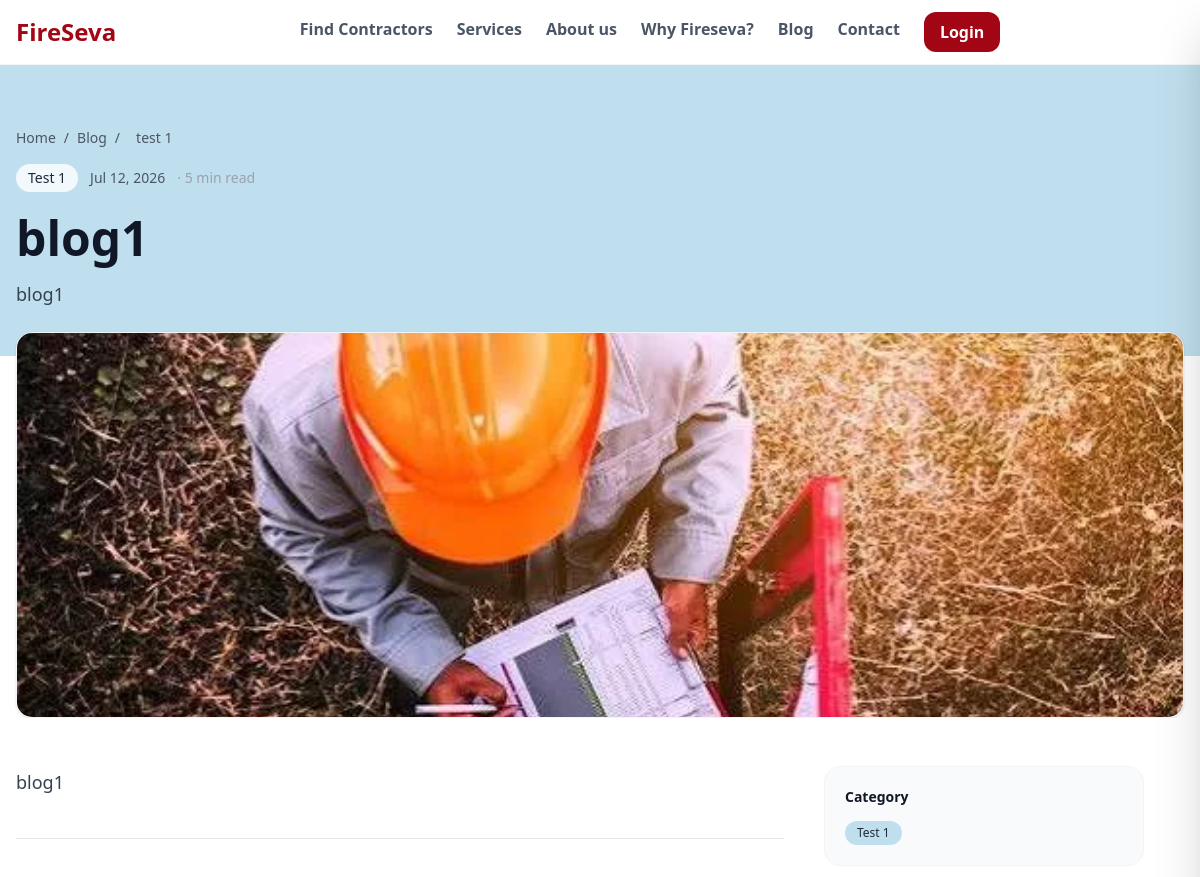
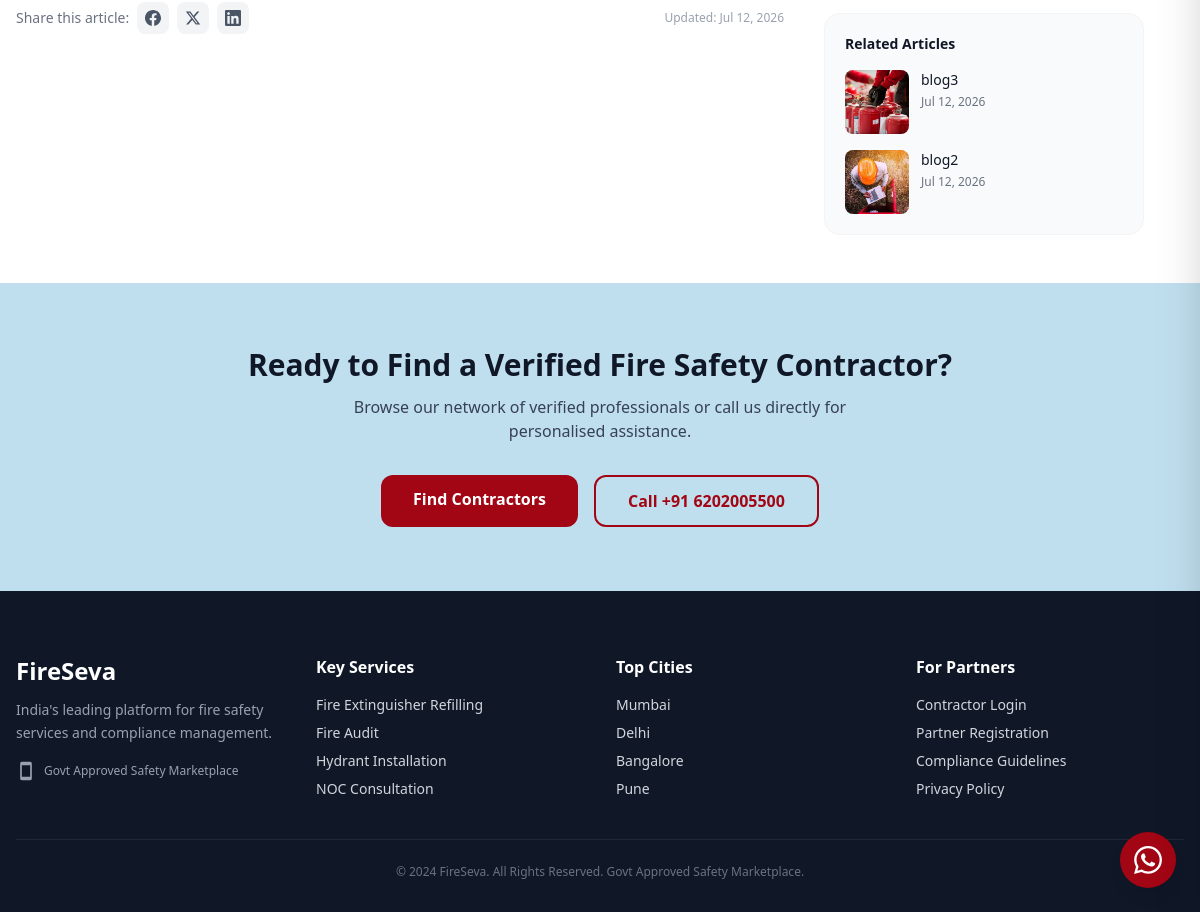
The page /blog/blog1/ on the database its author committed (2 pictures, top to bottom).
### app/models.py (models this page shows, shortened)
class Blog(models.Model):
    title = models.CharField(max_length=200)
    slug = models.SlugField(unique=True, blank=True)
    content = CKEditor5Field("Content", config_name="default")
    category = models.ForeignKey(
        "Blogcategory",
        on_delete=models.SET_NULL,
        null=True,
        blank=True,
        related_name="blogs"
    )
    meta_title = models.CharField(max_length=70, blank=True, help_text="SEO title (max 70 chars)")
    meta_description = models.CharField(max_length=160, blank=True, help_text="SEO description (max 160 chars)")
    excerpt = models.TextField(blank=True)
    image = models.ImageField(
        upload_to="blog_images/",
        validators=[
            FileExtensionValidator(
                allowed_extensions=["jpg", "jpeg", "png", "webp"]
            )
        ],
        blank=True,
        null=True,
    )
    created_at = models.DateTimeField(auto_now_add=True)
    updated_at = models.DateTimeField(auto_now=True)
    is_featured = models.BooleanField(default=False)

class Blogcategory(models.Model):
    name = models.CharField(max_length =100)
    slug = models.SlugField(unique = True, blank =True)
    def __str__(self):
        return self.name

### app/views.py (the view)
# urls.py: path('blog/<slug:blog_slug>/', blog_detail, name='blog_detail'),
def blog_detail(request, blog_slug):
    blog = get_object_or_404(Blog, slug = blog_slug)
    ip = get_client_ip(request)
    BlogView.objects.get_or_create(
        blog=blog,
        ip_address=ip
    )
    related = Blog.objects.none()
    if blog.category:
        related = (
        Blog.objects
        .filter(category=blog.category)
        .exclude(slug=blog_slug)
        .order_by('?')[:3]
        )
    return render(request, 'pages/blog_detail.html', {'blog': blog, 'related':related})

### app/views.py (called while the page is built)
def get_client_ip(request):
    x_forwarded_for = request.META.get('HTTP_X_FORWARDED_FOR')
    if x_forwarded_for:
        ip = x_forwarded_for.split(',')[0]
    else:
        ip = request.META.get('REMOTE_ADDR')
    return ip

### templates/pages/blog_detail.html (shortened to what this page needs)
{% extends "layout.html" %}
{% load static %}
{% block extra_css %}
<link rel="stylesheet" href="{% static 'blog.css' %}">
{% endblock %}
{% block content %}
<section class="pt-28 pb-12" style="background-color: #C0DFEE;">
    <div class="max-w-7xl mx-auto px-4">
        <nav aria-label="Breadcrumb" class="py-4">
        <ol class="flex items-center gap-2 text-sm text-gray-600">
        <li>
            <a href="{% url 'home' %}" class="hover:text-orange-600 transition-colors">
                Home
            </a>
        </li>
        <li aria-hidden="true">/</li>
        <li >
            <a href="{% url 'blog' %}" class="hover:text-orange-600 transition-colors">
                Blog
            </a>
        </li>
        <li>/<li>
        <li>
            {{blog.category}}
        </li>
    </ol>
    </nav>
        <div class="max-w-3xl">
            <div class="flex flex-wrap items-center gap-3 text-xs sm:text-sm mb-4">
                {% if blog.category %}
                <span class="bg-white/80 text-gray-800 px-3 py-1 rounded-full font-medium">{{ blog.category.name|capfirst }}</span>
                {% endif %}
                <span class="text-gray-600">{{ blog.created_at|date:"M d, Y" }}</span>
                <span class="text-gray-400">· 5 min read</span>
            </div>
            <h1 class="text-3xl sm:text-4xl md:text-5xl font-bold text-gray-900 leading-tight">{{ blog.title }}</h1>
            {% if blog.excerpt %}
            <p class="mt-3 text-lg text-gray-700">{{ blog.excerpt }}</p>
            {% endif %}
        </div>
    </div>
</section>
{% if blog.image %}
<section class="-mt-6">
    <div class="max-w-7xl mx-auto px-4">
        <div class="rounded-2xl overflow-hidden shadow-sm border border-gray-100">
            <img decoding="async" loading="lazy" src="{{ blog.image.url }}" alt="{{ blog.title }}" class="w-full h-64 sm:h-80 md:h-96 object-cover">
        </div>
    </div>
</section>
{% endif %}
<section class="py-12 bg-white">
    <div class="max-w-7xl mx-auto px-4">
        <div class="flex flex-col lg:flex-row gap-10">
            <article class="flex-1 min-w-0 max-w-3xl mx-auto lg:mx-0">
                <div class="blog-content">
                    {{ blog.content|safe }}
                </div>
                <hr class="my-10 border-gray-200">
                <div class="flex flex-col sm:flex-row sm:items-center sm:justify-between gap-4">
                    <div class="flex items-center gap-2 text-sm text-gray-500">
                        <span>Share this article:</span>
                        <a href="https://www.facebook.com/sharer/sharer.php?u={{ request.build_absolute_uri }}" target="_blank" class="p-2 bg-gray-100 hover:bg-[#C0DFEE] rounded-lg transition text-gray-600 hover:text-[#A20513]" aria-label="Share on Facebook">
                        </a>
                        <a href="https://twitter.com/intent/tweet?text={{ blog.title }}&url={{ request.build_absolute_uri }}" target="_blank" class="p-2 bg-gray-100 hover:bg-[#C0DFEE] rounded-lg transition text-gray-600 hover:text-[#A20513]" aria-label="Share on Twitter">
                            <svg class="w-4 h-4" fill="currentColor" viewBox="0 0 24 24"><path d="M18.244 2.25h3.308l-7.227 8.26 8.502 11.24H16.17l-5.214-6.817L4.99 21.75H1.68l7.73-8.835L1.254 2.25H8.08l4.713 6.231zm-1.161 17.52h1.833L7.084 4.126H5.117z"/></svg>
                        </a>
                        <a href="https://www.linkedin.com/shareArticle?mini=true&url={{ request.build_absolute_uri }}&title={{ blog.title }}" target="_blank" class="p-2 bg-gray-100 hover:bg-[#C0DFEE] rounded-lg transition text-gray-600 hover:text-[#A20513]" aria-label="Share on LinkedIn">
                        </a>
                    </div>
                    <div class="flex items-center gap-2">
                        <span class="text-xs text-gray-400">Updated: {{ blog.updated_at|date:"M d, Y" }}</span>
                    </div>
                </div>
            </article>
            <aside class="w-full lg:w-80 shrink-0 space-y-6">
                {% if blog.category %}
                <div class="bg-gray-50 rounded-2xl p-5 border border-gray-100">
                    <h3 class="font-bold text-gray-900 text-sm mb-3">Category</h3>
                    <a href="{% url 'blog' %}" class="inline-block bg-[#C0DFEE] text-gray-800 px-3 py-1 rounded-full text-xs font-medium hover:bg-[#A20513] hover:text-white transition">{{ blog.category.name|capfirst }}</a>
                </div>
                {% endif %}
                {% if related %}
                <div class="bg-gray-50 rounded-2xl p-5 border border-gray-100">
                    <h3 class="font-bold text-gray-900 text-sm mb-4">Related Articles</h3>
                    <div class="space-y-4">
                        {% for related_blog in related %}
                        <a href="{% url 'blog_detail' related_blog.slug %}" class="flex items-start gap-3 group">
                            {% if related_blog.image %}
                            <img decoding="async" loading="lazy" src="{{ related_blog.image.url }}" alt="{{ related_blog.title }}" class="w-16 h-16 rounded-lg object-cover shrink-0">
                            {% endif %}
                            <div>
                                <p class="text-sm font-medium text-gray-900 group-hover:text-[#A20513] transition line-clamp-2">{{ related_blog.title }}</p>
                                <p class="text-xs text-gray-500 mt-1">{{ related_blog.created_at|date:"M d, Y" }}</p>
                            </div>
                        </a>
                        {% endfor %}
                    </div>
                </div>
                {% endif %}
            </aside>
        </div>
    </div>
</section>
<section class="py-16" style="background-color: #C0DFEE;">
  <div class="max-w-4xl mx-auto px-4 text-center">
    <h2 class="text-2xl md:text-3xl font-bold text-gray-900">Ready to Find a Verified Fire Safety Contractor?</h2>
    <p class="mt-3 text-gray-700 max-w-xl mx-auto">Browse our network of verified professionals or call us directly for personalised assistance.</p>
    <div class="mt-8 flex flex-wrap justify-center gap-4">
      <a href="{% url "find_contractors" %}" class="px-8 py-3 bg-[#A20513] hover:bg-rose-700 text-white font-semibold rounded-xl transition">Find Contractors</a>
      <a href="tel:+916202005500" class="px-8 py-3 border-2 border-[#A20513] text-[#A20513] hover:bg-[#A20513] hover:text-white font-semibold rounded-xl transition">Call +91 6202005500</a>
    </div>
  </div>
</section>
{% endblock content %}

### static/blog.css (style rules this page uses)
.blog-content { color: #374151; font-size: 1.125rem; line-height: 1.8; word-wrap: break-word; }
.blog-content > *:first-child { margin-top: 0; }
.blog-content > *:last-child { margin-bottom: 0; }
.blog-content > * { margin-top: 0; margin-bottom: 0; }
.blog-content p { margin-top: 0.75em; margin-bottom: 0.5em; }

### rows shown on the page
Blog: category "test 1", category.name "Test 1", created_at "Jul 12, 2026", title "blog1", excerpt "blog1", image (picture), content "blog1", updated_at "Jul 12, 2026"
Blog: image (picture), title "blog3", created_at "Jul 12, 2026"
Blog: image (picture), title "blog2", created_at "Jul 12, 2026"
